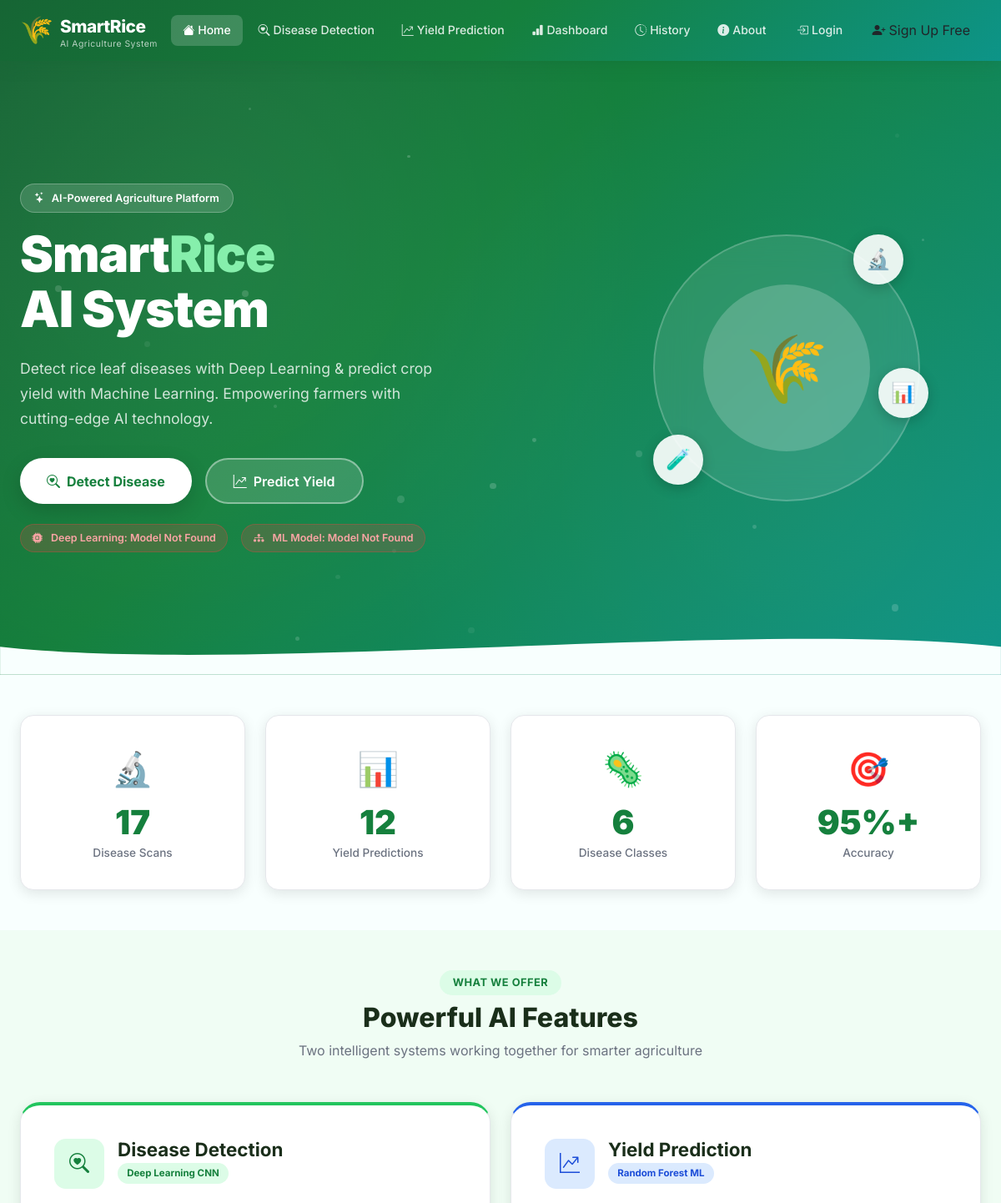
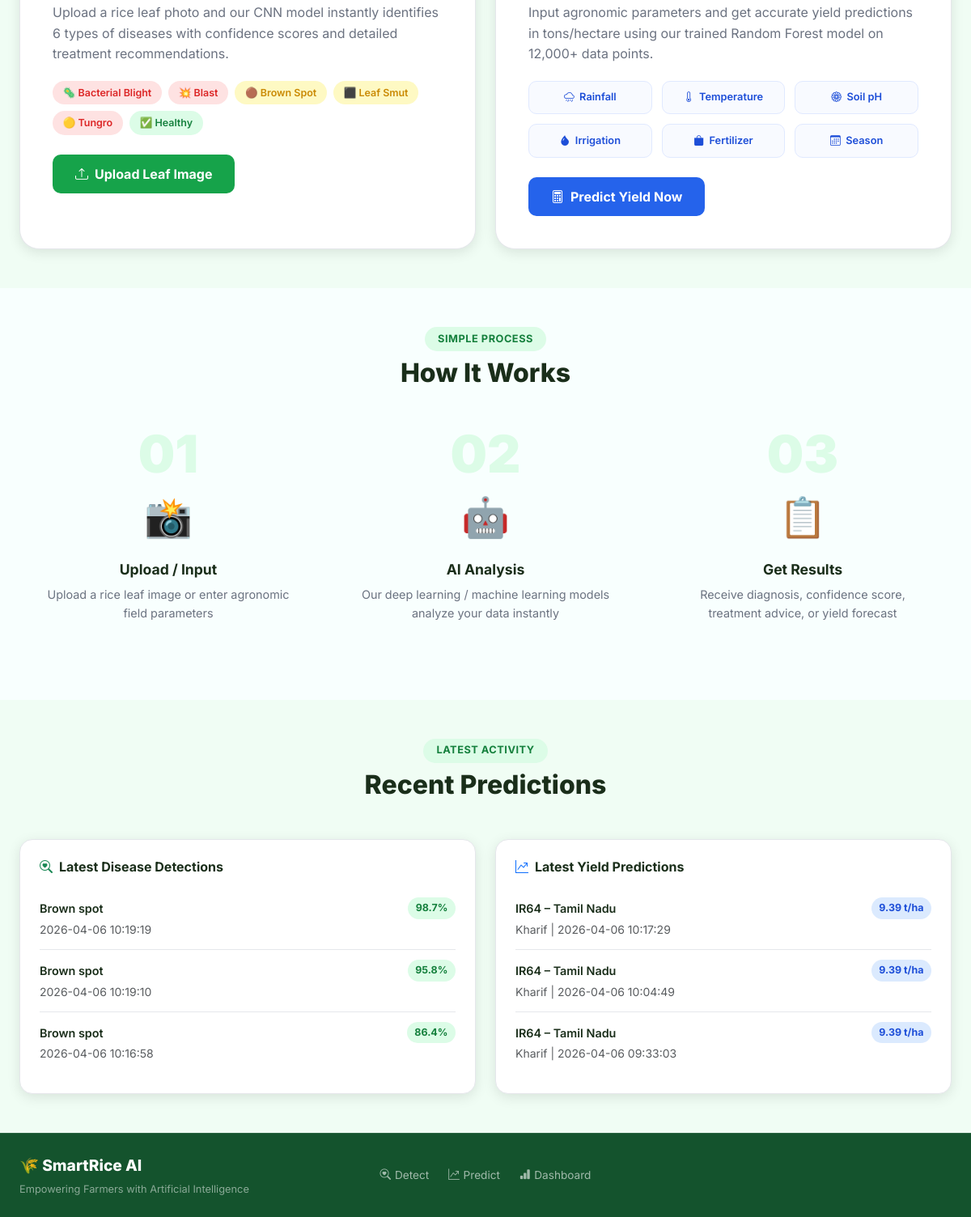
The page / on the database its author committed (2 pictures, top to bottom).
### tables this page shows
CREATE TABLE disease_predictions (
            id INTEGER PRIMARY KEY AUTOINCREMENT,
            user_id INTEGER NOT NULL DEFAULT 1,
            image_name TEXT NOT NULL,
            predicted_class TEXT NOT NULL,
            confidence REAL NOT NULL,
            date_time TEXT NOT NULL
        );

CREATE TABLE yield_predictions (
            id INTEGER PRIMARY KEY AUTOINCREMENT,
            user_id INTEGER NOT NULL DEFAULT 1,
            rainfall_mm REAL, avg_temp_c REAL, min_temp_c REAL, max_temp_c REAL,
            soil_ph REAL, nitrogen_kg_ha REAL, phosphorus_kg_ha REAL,
            potassium_kg_ha REAL, fertilizer_kg_ha REAL,
            irrigation_type TEXT, season TEXT, rice_variety TEXT, region TEXT,
            predicted_yield REAL NOT NULL, date_time TEXT NOT NULL
        );

### app.py (the view)
@app.route("/")
def index():
    conn = get_db()
    dc = conn.execute("SELECT COUNT(*) FROM disease_predictions").fetchone()[0]
    yc = conn.execute("SELECT COUNT(*) FROM yield_predictions").fetchone()[0]
    rd = conn.execute("SELECT * FROM disease_predictions ORDER BY id DESC LIMIT 3").fetchall()
    ry = conn.execute("SELECT * FROM yield_predictions ORDER BY id DESC LIMIT 3").fetchall()
    conn.close()
    return render_template("index.html", disease_count=dc, yield_count=yc,
        recent_disease=rd, recent_yield=ry,
        dl_model_status=dl_model is not None, ml_model_status=yield_model is not None)

### templates/index.html (shortened to what this page needs)
{% extends "base.html" %}
{% block content %}
<section class="hero-section">
  <div class="hero-particles" id="particles"></div>
  <div class="container-fluid px-4 py-5 position-relative">
    <div class="row align-items-center min-vh-hero">
      <div class="col-lg-7 text-white">
        <div class="hero-badge mb-3 animate-fade-up">
          <i class="bi bi-stars me-2"></i>AI-Powered Agriculture Platform
        </div>
        <h1 class="hero-title animate-fade-up delay-1">
          Smart<span class="hero-highlight">Rice</span>
          <br>AI System
        </h1>
        <p class="hero-subtitle animate-fade-up delay-2">
          Detect rice leaf diseases with Deep Learning & predict crop yield with Machine Learning.
          Empowering farmers with cutting-edge AI technology.
        </p>
        <div class="d-flex flex-wrap gap-3 animate-fade-up delay-3">
          <a href="{{ url_for('detect') }}" class="btn btn-hero-primary">
            <i class="bi bi-search-heart me-2"></i>Detect Disease
          </a>
          <a href="{{ url_for('yield_pred') }}" class="btn btn-hero-secondary">
            <i class="bi bi-graph-up-arrow me-2"></i>Predict Yield
          </a>
        </div>
        <div class="d-flex flex-wrap gap-3 mt-4 animate-fade-up delay-4">
          <span class="status-badge {% if dl_model_status %}status-ok{% else %}status-off{% endif %}">
            <i class="bi bi-cpu-fill me-1"></i>
            Deep Learning: {% if dl_model_status %}Active{% else %}Model Not Found{% endif %}
          </span>
          <span class="status-badge {% if ml_model_status %}status-ok{% else %}status-off{% endif %}">
            <i class="bi bi-diagram-3-fill me-1"></i>
            ML Model: {% if ml_model_status %}Active{% else %}Model Not Found{% endif %}
          </span>
        </div>
      </div>
      <div class="col-lg-5 d-none d-lg-block text-center">
        <div class="hero-visual animate-float">
          <div class="hero-circle-outer">
            <div class="hero-circle-inner">
              <span class="hero-emoji">🌾</span>
            </div>
          </div>
          <div class="hero-orbit orbit-1"><span>🔬</span></div>
          <div class="hero-orbit orbit-2"><span>🧪</span></div>
          <div class="hero-orbit orbit-3"><span>📊</span></div>
        </div>
      </div>
    </div>
  </div>
  <div class="hero-wave">
    <svg viewBox="0 0 1440 80" xmlns="http://www.w3.org/2000/svg">
      <path d="M0,40 C360,80 1080,0 1440,40 L1440,80 L0,80 Z" fill="#f8fffe"/>
    </svg>
  </div>
</section>
<section class="stats-section py-5">
  <div class="container-fluid px-4">
    <div class="row g-4 justify-content-center">
      <div class="col-6 col-md-3">
        <div class="stat-card text-center animate-slide-up">
          <div class="stat-icon">🔬</div>
          <div class="stat-value counter" data-target="{{ disease_count }}">{{ disease_count }}</div>
          <div class="stat-label">Disease Scans</div>
        </div>
      </div>
      <div class="col-6 col-md-3">
        <div class="stat-card text-center animate-slide-up delay-1">
          <div class="stat-icon">📊</div>
          <div class="stat-value counter" data-target="{{ yield_count }}">{{ yield_count }}</div>
          <div class="stat-label">Yield Predictions</div>
        </div>
      </div>
      <div class="col-6 col-md-3">
        <div class="stat-card text-center animate-slide-up delay-2">
          <div class="stat-icon">🦠</div>
          <div class="stat-value">6</div>
          <div class="stat-label">Disease Classes</div>
        </div>
      </div>
      <div class="col-6 col-md-3">
        <div class="stat-card text-center animate-slide-up delay-3">
          <div class="stat-icon">🎯</div>
          <div class="stat-value">95%+</div>
          <div class="stat-label">Accuracy</div>
        </div>
      </div>
    </div>
  </div>
</section>
<section class="features-section py-5 bg-light-green">
  <div class="container-fluid px-4">
    <div class="text-center mb-5">
      <span class="section-badge">What We Offer</span>
      <h2 class="section-title mt-2">Powerful AI Features</h2>
      <p class="section-sub">Two intelligent systems working together for smarter agriculture</p>
    </div>
    <div class="row g-4">
      <div class="col-lg-6">
        <div class="feature-card feature-card-disease h-100">
          <div class="feature-header">
            <div class="feature-icon-wrap disease-icon">
              <i class="bi bi-search-heart"></i>
            </div>
            <div>
              <h3 class="feature-title">Disease Detection</h3>
              <span class="feature-badge">Deep Learning CNN</span>
            </div>
          </div>
          <p class="feature-desc">
            Upload a rice leaf photo and our CNN model instantly identifies 6 types of diseases
            with confidence scores and detailed treatment recommendations.
          </p>
          <div class="disease-chips mb-4">
            <span class="disease-chip chip-danger">🦠 Bacterial Blight</span>
            <span class="disease-chip chip-danger">💥 Blast</span>
            <span class="disease-chip chip-warning">🟤 Brown Spot</span>
            <span class="disease-chip chip-warning">⬛ Leaf Smut</span>
            <span class="disease-chip chip-danger">🟡 Tungro</span>
            <span class="disease-chip chip-success">✅ Healthy</span>
          </div>
          <a href="{{ url_for('detect') }}" class="btn btn-feature-primary">
            <i class="bi bi-upload me-2"></i>Upload Leaf Image
          </a>
        </div>
      </div>
      <div class="col-lg-6">
        <div class="feature-card feature-card-yield h-100">
          <div class="feature-header">
            <div class="feature-icon-wrap yield-icon">
              <i class="bi bi-graph-up-arrow"></i>
            </div>
            <div>
              <h3 class="feature-title">Yield Prediction</h3>
              <span class="feature-badge feature-badge-blue">Random Forest ML</span>
            </div>
          </div>
          <p class="feature-desc">
            Input agronomic parameters and get accurate yield predictions in tons/hectare
            using our trained Random Forest model on 12,000+ data points.
          </p>
          <div class="param-grid mb-4">
            <div class="param-item"><i class="bi bi-cloud-rain"></i> Rainfall</div>
            <div class="param-item"><i class="bi bi-thermometer"></i> Temperature</div>
            <div class="param-item"><i class="bi bi-flower1"></i> Soil pH</div>
            <div class="param-item"><i class="bi bi-droplet-fill"></i> Irrigation</div>
            <div class="param-item"><i class="bi bi-bag-fill"></i> Fertilizer</div>
            <div class="param-item"><i class="bi bi-calendar3"></i> Season</div>
          </div>
          <a href="{{ url_for('yield_pred') }}" class="btn btn-feature-secondary">
            <i class="bi bi-calculator me-2"></i>Predict Yield Now
          </a>
        </div>
      </div>
    </div>
  </div>
</section>
<section class="how-section py-5">
  <div class="container-fluid px-4">
    <div class="text-center mb-5">
      <span class="section-badge">Simple Process</span>
      <h2 class="section-title mt-2">How It Works</h2>
    </div>
    <div class="row g-4">
      <div class="col-md-4 text-center">
        <div class="step-card">
          <div class="step-num">01</div>
          <div class="step-icon">📸</div>
          <h5 class="step-title">Upload / Input</h5>
          <p class="step-desc">Upload a rice leaf image or enter agronomic field parameters</p>
        </div>
      </div>
      <div class="col-md-4 text-center">
        <div class="step-card">
          <div class="step-num">02</div>
          <div class="step-icon">🤖</div>
          <h5 class="step-title">AI Analysis</h5>
          <p class="step-desc">Our deep learning / machine learning models analyze your data instantly</p>
        </div>
      </div>
      <div class="col-md-4 text-center">
        <div class="step-card">
          <div class="step-num">03</div>
          <div class="step-icon">📋</div>
          <h5 class="step-title">Get Results</h5>
          <p class="step-desc">Receive diagnosis, confidence score, treatment advice, or yield forecast</p>
        </div>
      </div>
    </div>
  </div>
</section>
{% if recent_disease or recent_yield %}
<section class="recent-section py-5 bg-light-green">
  <div class="container-fluid px-4">
    <div class="text-center mb-5">
      <span class="section-badge">Latest Activity</span>
      <h2 class="section-title mt-2">Recent Predictions</h2>
    </div>
    <div class="row g-4">
      {% if recent_disease %}
      <div class="col-lg-6">
        <div class="recent-card">
          <h5 class="recent-card-title"><i class="bi bi-search-heart me-2 text-success"></i>Latest Disease Detections</h5>
          {% for r in recent_disease %}
          <div class="recent-item">
            <div class="d-flex justify-content-between align-items-center">
              <span class="recent-class">{{ r['predicted_class'] }}</span>
              <span class="confidence-badge">{{ "%.1f"|format(r['confidence']) }}%</span>
            </div>
            <small class="text-muted">{{ r['date_time'] }}</small>
          </div>
          {% endfor %}
        </div>
      </div>
      {% endif %}
      {% if recent_yield %}
      <div class="col-lg-6">
        <div class="recent-card">
          <h5 class="recent-card-title"><i class="bi bi-graph-up-arrow me-2 text-primary"></i>Latest Yield Predictions</h5>
          {% for r in recent_yield %}
          <div class="recent-item">
            <div class="d-flex justify-content-between align-items-center">
              <span class="recent-class">{{ r['rice_variety'] }} – {{ r['region'] }}</span>
              <span class="yield-badge">{{ r['predicted_yield'] }} t/ha</span>
            </div>
            <small class="text-muted">{{ r['season'] }} | {{ r['date_time'] }}</small>
          </div>
          {% endfor %}
        </div>
      </div>
      {% endif %}
    </div>
  </div>
</section>
{% endif %}
{% endblock %}

### rows shown on the page
disease_predictions: predicted_class "Brown spot", confidence "98.7", date_time "2026-04-06 10:19:19"
disease_predictions: predicted_class "Brown spot", confidence "95.8", date_time "2026-04-06 10:19:10"
disease_predictions: predicted_class "Brown spot", confidence "86.4", date_time "2026-04-06 10:16:58"
yield_predictions: rice_variety "IR64", region "Tamil Nadu", predicted_yield "9.39", season "Kharif", date_time "2026-04-06 10:17:29"
yield_predictions: rice_variety "IR64", region "Tamil Nadu", predicted_yield "9.39", season "Kharif", date_time "2026-04-06 10:04:49"
yield_predictions: rice_variety "IR64", region "Tamil Nadu", predicted_yield "9.39", season "Kharif", date_time "2026-04-06 09:33:03"

### other values the page prints
{{ disease_count }} "17"
{{ yield_count }} "12"
